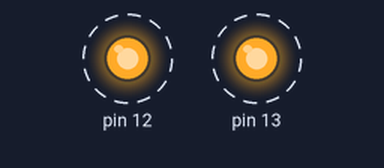
This sketch was run on a simulated Arduino Uno, built with avr-gcc and run on an emulated ATmega328P. On the bench: output pins drawn as LEDs (lit = HIGH). Dashed ring = blinking.

Above: at 0.15 s.
Timing chart, 0 to 3.0 s (numbered marks = the images above):
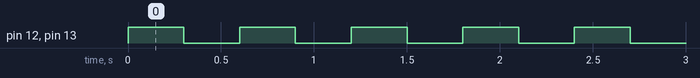

Measured:
- by itself, pin 12, pin 13: alternates HIGH for 0.30 s and LOW for 0.30 s

The sketch:

led_blinking.ino
```cpp
void setup() {
pinMode(13,OUTPUT);
pinMode(12,OUTPUT);
}

void loop() {
digitalWrite(13,HIGH);
digitalWrite(12,HIGH);
delay(300);
digitalWrite(13,LOW);
digitalWrite(12,LOW);
delay(300);
}
```
